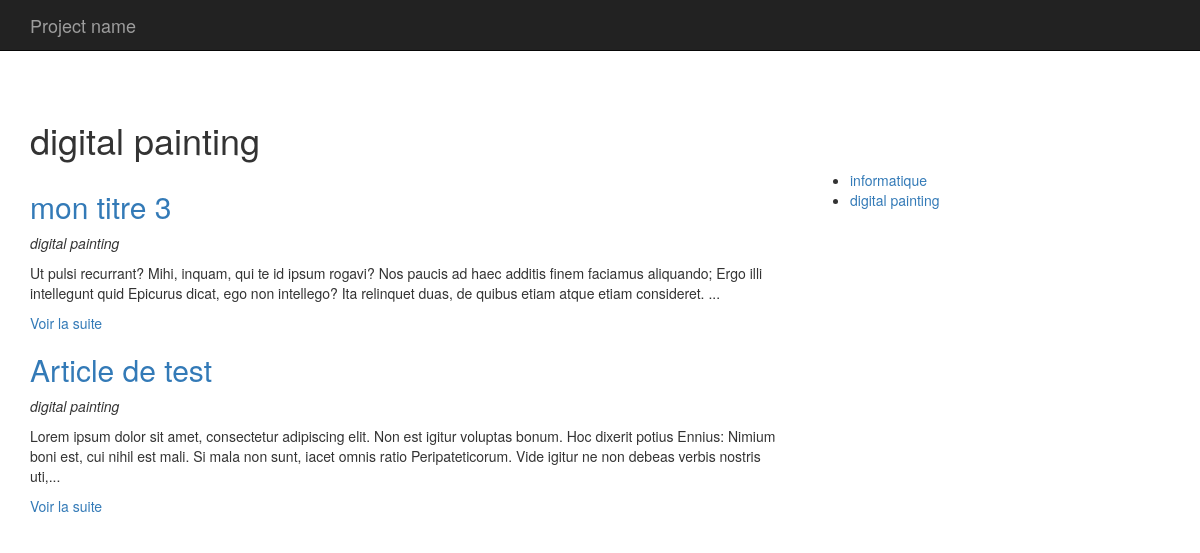
Page /index.php?p=categorie&id=2 on the earlier database version.
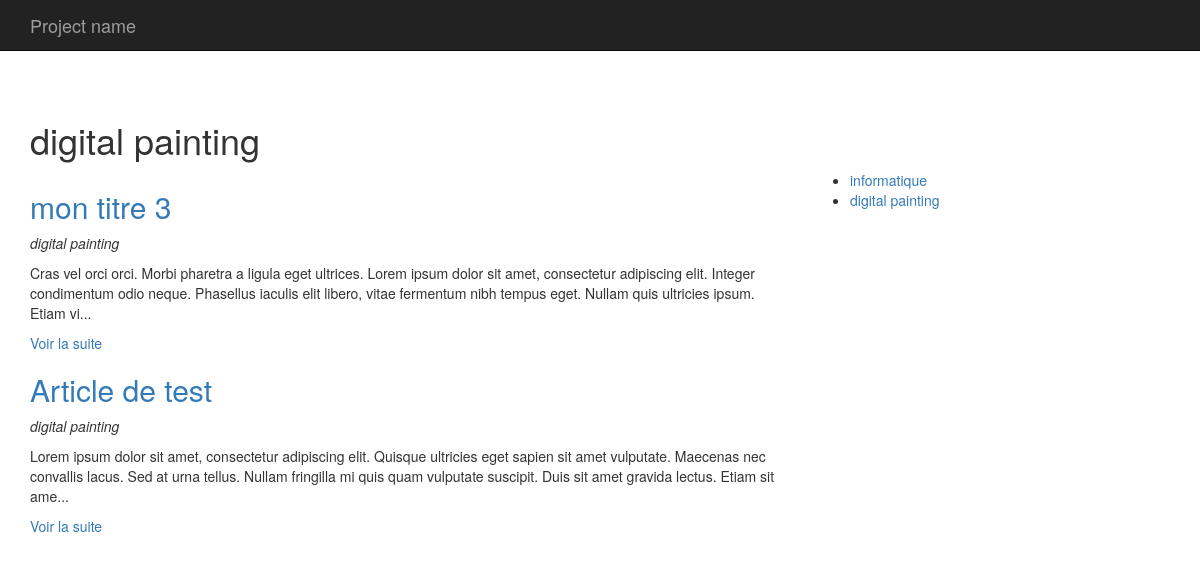
Same page on the later database version.
### tables this page shows
CREATE TABLE `articles` (
  `id` int(11) NOT NULL,
  `titre` varchar(255) DEFAULT NULL,
  `contenu` longtext,
  `date` datetime DEFAULT NULL,
  `category_id` int(11) DEFAULT NULL
);

CREATE TABLE `categories` (
  `id` int(11) NOT NULL,
  `titre` varchar(255) DEFAULT NULL
);

### app/Autoloader.php (called while the page is built, shortened)
<?php
  class Autoloader{
      static function autoload($class){
          if (strpos($class, __NAMESPACE__ . '\\') === 0){
              $class = str_replace(__NAMESPACE__ . '\\', '', $class);
              $class = str_replace('\\', '/', $class);
          }
      }
  }

### app/App.php (called while the page is built, shortened)
<?php
    class App{
        private static $database;
        public static function getDb(){
            if(self::$database === null){
                 self::$database = new Database(self::DB_NAME, self::DB_USER, self::DB_PASS, self::DB_HOST);
            }
            return self::$database;
        }
    }
?>

### app/Database.php (called while the page is built, shortened)
<?php
    class Database{
        private $pdo;
        private function getPDO(){
            if($this->pdo === null){
                $pdo = new PDO('mysql:dbname=blog;host=localhost', 'root', 'root');
                $pdo->setAttribute(PDO::ATTR_ERRMODE, PDO::ERRMODE_EXCEPTION);
                $this->pdo = $pdo;
            }
            return $this->pdo;
        }
        public function query($statement, $class_name, $one = false){
            $req = $this->getPDO()->query($statement);
            $req->setFetchMode(PDO::FETCH_CLASS, $class_name);
            if($one){
                $datas = $req->fetch();
            }
            else{
                $datas = $req->fetchAll();
            }
            return $datas;
        }
        public function prepare($statement, $attributes, $class_name, $one = false){
            $req = $this->getPDO()->prepare($statement);
            $req->execute($attributes);
            $req->setFetchMode(PDO::FETCH_CLASS, $class_name);
            if($one){
                $datas = $req->fetch();
            }
            else{
                $datas = $req->fetchAll();
            }
            return $datas;
        }
    }
?>

### app/Table/Table.php (called while the page is built, shortened)
<?php
    class Table{
        public static function find($id){
            return static::query("
                SELECT *
                FROM " . static::$table . "
                WHERE id = ?
            ", [$id], true);
        }
        public static function query($statement, $attributes = null, $one = false){
            if($attributes){
                return App::getDb()->prepare($statement, $attributes, get_called_class(), $one);
            }
            else{
                return App::getDb()->query($statement, get_called_class(), $one);
            }
        }
        public static function all(){
            return App::getDb()->query("
                SELECT *
                FROM " . static::$table . "
            ", get_called_class());
        }
        public function __get($key){
            $method = 'get' . ucfirst($key);
            $this->$key = $this->$method();
            return $this->$key;
        }
    }
?>

### app/Table/Categorie.php (called while the page is built, shortened)
<?php
    class Categorie extends Table{
        public function getUrl(){
            return 'index.php?p=categorie&id=' . $this->id;
        }
    }
?>

### pages/categorie.php (the view, shortened to what this page needs)
<?php
    $categorie = Categorie::find($_GET['id']);
    $articles = Article::lastByCategory($_GET['id']);
?>
<h1><?= $categorie->titre; ?></H1>
<div class="row">
    <div class="col-sm-8">
        <?php
            foreach ($articles as $post) :
        ?>
            <h2><a href="<?= $post->url; ?>"><?= $post->titre; ?></a></h2>
            <p><em><?= $post->categorie; ?></em></p>
            <p><?= $post->extrait; ?></p>
        <?php endforeach; ?>
    </div>
    <div class="col-sm-4">
        <ul>
            <?php foreach (\App\Table\Categorie::all() as $categorie) : ?>
              <li><a href="<?= $categorie->url; ?>"><?= $categorie->titre; ?></a></li>
            <?php endforeach; ?>
        </ul>
    </div>
</div>

### app/Table/Article.php (shortened to what this page needs)
<?php
    class Article extends Table{
        public static function lastByCategory($category_id){
            return self::query("
                SELECT articles.id, articles.titre, articles.contenu, categories.titre as categorie
                FROM articles
                LEFT JOIN categories
                    ON category_id = categories.id
                WHERE category_id = ?
                ORDER BY articles.date DESC
            ", [$category_id]);
        }
        public function getUrl(){
            return 'index.php?p=article&id=' . $this->id;
        }
        public function getExtrait(){
            $html = '<p>' . substr($this->contenu, 0, 250) . '...</p>';
            $html .= '<p><a href="' . $this->getUrl() . '">Voir la suite</a>';
            return $html;
        }
    }
?>

Differences in the rows shown:
changed articles "mon titre 3": contenu "Ut pulsi recurrant? Mihi, inquam, qui te id ipsum rogavi? Nos paucis ad haec additis finem faciamus aliquando; Ergo illi intellegunt quid Epicurus dicat, ego non intellego? Ita relinquet duas, de quibus etiam atque etiam consideret." → "Cras vel orci orci. Morbi pharetra a ligula eget ultrices. Lorem ipsum dolor sit amet, consectetur adipiscing elit. Integer condimentum odio neque. Phasellus iaculis elit libero, vitae fermentum nibh tempus eget. Nullam quis ultricies ipsum. Etiam vi"
changed articles "Article de test": contenu "…amet, consectetur adipiscing elit. Non est igitur voluptas bonum. Hoc dixerit potius Ennius: Nimium boni est, cui nihil est mali. Si mala non sunt, iacet omnis ratio Peripateticorum. Vide igitur ne non debeas verbis nostris uti," → "…amet, consectetur adipiscing elit. Quisque ultricies eget sapien sit amet vulputate. Maecenas nec convallis lacus. Sed at urna tellus. Nullam fringilla mi quis quam vulputate suscipit. Duis sit amet gravida lectus. Etiam sit ame"
